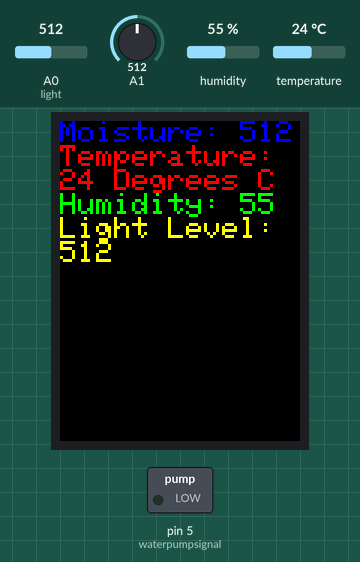
Simulated run of this sketch. Board: Arduino Uno, built with avr-gcc and run on an emulated ATmega328P. Parts: 240×320 colour display, switched loads named in the sketch (green lamp = pin HIGH). The test bench sets the inputs (shaded band); at power-on: A0 (light) = 512, A1 = 512, humidity 55 %, temperature 24 °C.

Above: at 15.3 s.

The sketch:

smartPlanter.ino
```cpp
#include "Adafruit_Sensor.h"
#include "Adafruit_AM2320.h"
#include <Adafruit_GFX.h>    // Core graphics library
#include <Adafruit_ST7735.h> // Hardware-specific library for ST7735
#include <Adafruit_ST7789.h> // Hardware-specific library for ST7789
#include <SPI.h>

#define TFT_CS        10
#define TFT_RST        9 // Or set to -1 and connect to Arduino RESET pin
#define TFT_DC         8
#define TFT_MOSI 11  // Data out
#define TFT_SCLK 13  // Clock out
Adafruit_ST7789 tft = Adafruit_ST7789(TFT_CS, TFT_DC, TFT_MOSI, TFT_SCLK, TFT_RST);


Adafruit_AM2320 am2320 = Adafruit_AM2320();
int waterpumpsignal = 5;

void setup() {
  Serial.begin(9600);
  while (!Serial) {
    delay(10); // hang out until serial port opens
  }
  am2320.begin();
  pinMode(waterpumpsignal, OUTPUT);
  tft.init(240, 320);
}

void loop() {

  int lightVal = analogRead(A0); //light level
  int moistureVal = analogRead(A1); // moisture
  // 0-300: dry soil, 300-700 humid, 700-950 in water.
  int temp = am2320.readTemperature(); //temp
  int hum = am2320.readHumidity(); //humitity

  //Serial.print("temp: ");  Serial.println(temp);
  //Serial.print("Moisture: ");  Serial.println(moistureVal);
  //Serial.print("Humidity: "); Serial.println(hum);
  tft.fillScreen(ST77XX_BLACK);
  tft.setCursor(0, 0);
  delay(15000);
  tft.setTextSize(3);
  tft.setTextColor(ST77XX_BLUE);
  tft.print("Moisture: ");
  tft.println(moistureVal);

  tft.setTextColor(ST77XX_RED);
  tft.print("Temperature: ");
  tft.print(temp);
  tft.println(" Degrees C");

  tft.setTextColor(ST77XX_GREEN);
  tft.print("Humidity: ");
  tft.println(hum);

  tft.setTextColor(ST77XX_YELLOW);
  tft.print("Light Level: ");
  tft.println(lightVal);

  delay(15000);
  tft.fillScreen(ST77XX_BLACK);
  tft.setCursor(0, 0);

  if(moistureVal <= 350)
  {
    tft.setTextSize(3);
    tft.setTextColor(ST77XX_BLUE);
    tft.print("Watering");
    digitalWrite(waterpumpsignal, HIGH); // this should turn the water pump on
    delay(10000);
    digitalWrite(waterpumpsignal, LOW); // turn off pump
  }
  else
  {
    digitalWrite(waterpumpsignal, LOW); // turn off pump
  }
}
```

Measured:
- what the display in image 0 shows lasts 15.0 s, from 15.3 s to 30.3 s
